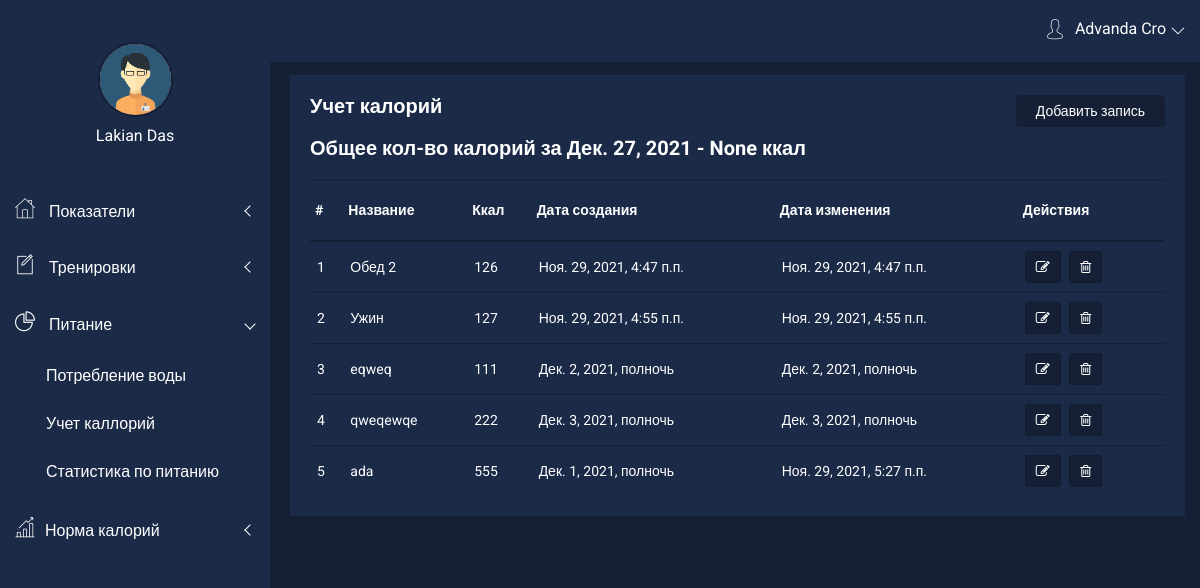
The page /dashboard/food (signed in) on the database its author committed.
### core/models/body_params.py (models this page shows)
class UserFood(models.Model):
    date_created = models.DateTimeField(verbose_name='Дата создания', auto_now_add=True)
    date_updated = models.DateTimeField(verbose_name='Дата изменения', auto_now=True, null=True)
    title = models.CharField(max_length=100, verbose_name='Название')
    description = models.TextField(verbose_name='Описание', null=True)
    cal = models.IntegerField(verbose_name='Количество каллорий')
    user = models.ForeignKey(User, on_delete=models.CASCADE)

### tracker/views/views_food.py (the view)
# urls.py: path('food', views.foodIndex, name='foodIndex'),
def foodIndex(request):
    if 'user' in request.session:
        list_food = UserFood.objects.filter(user_id=request.session['user']).all()
        countAll = UserFood.objects.filter(user_id=request.session['user'], date_created__day=datetime.date.today().day).aggregate(Sum('cal'))
        return render(request, 'food/index.html', {'list_food': list_food, 'today': datetime.date.today(), 'countAll': countAll})
    else:
        return redirect('auth:auth')

### templates/food/index.html (shortened to what this page needs)
{% extends 'base/dashboard.html' %}
{% load static %}
{% block content %}
    <link rel="stylesheet" href="{% static 'dashboard/css/alerts.css' %}">
    <div class="product-status mg-b-30 mg-t-15" style="margin-left: 10px;">
        <div class="container-fluid">
            <div class="row">
                <div class="col-lg-12 col-md-12 col-sm-12 col-xs-12">
                    <div class="product-status-wrap">
                        <h4>Учет калорий</h4>
                        <div class="add-product">
                            <a href="{% url 'tracker:foodAdd' %}">Добавить запись</a>
                        </div>
                        <h4 style="color: white">Общее кол-во калорий за {{ today|date }} - {{ countAll.cal__sum}} ккал</h4>
                        {% if not list_food %}
                            <h4>Записей нет</h4>
                        {% else %}
                            <table>
                                <tr>
                                    <th>#</th>
                                    <th>Название</th>
                                    <th>Ккал</th>
                                    <th>Дата создания</th>
                                    <th>Дата изменения</th>
                                    <th>Действия</th>
                                </tr>
                                {% for item in list_food %}
                                    <tr>
                                        <td>{{ forloop.counter }}</td>
                                        <td>{{ item.title }}</td>
                                        <td>{{ item.cal }}</td>
                                        <td>{{ item.date_created }}</td>
                                        <td>{{ item.date_updated|default_if_none:"--" }}</td>
                                        <td>
                                            <button data-toggle="tooltip" title="Изменить" class="pd-setting-ed"
                                                    onclick="window.location.href='{% url 'tracker:foodUpdate' id=item.id %}'">
                                                <i class="fa fa-pencil-square-o" aria-hidden="true"></i>
                                            </button>
                                            <button data-toggle="tooltip" title="Удалить" class="pd-setting-ed"
                                                    onclick="window.location.href='{% url 'tracker:foodDelete' id=item.id %}'">
                                                <i class="fa fa-trash-o" aria-hidden="true"></i>
                                            </button>
                                        </td>
                                    </tr>
                                {% endfor %}
                            </table>
                        {% endif %}
                    </div>
                </div>
            </div>
        </div>
    </div>
{% endblock %}

### static/dashboard/css/main.css (style rules this page uses)
html { color: #222; font-size: 1em; line-height: 1.4; }

### rows shown on the page
UserFood: title "Обед 2", cal "126", date_created "Ноя. 29, 2021, 4:47 п.п.", date_updated "Ноя. 29, 2021, 4:47 п.п."
UserFood: title "Ужин", cal "127", date_created "Ноя. 29, 2021, 4:55 п.п.", date_updated "Ноя. 29, 2021, 4:55 п.п."
UserFood: title "eqweq", cal "111", date_created "Дек. 2, 2021, полночь", date_updated "Дек. 2, 2021, полночь"
UserFood: title "qweqewqe", cal "222", date_created "Дек. 3, 2021, полночь", date_updated "Дек. 3, 2021, полночь"
UserFood: title "ada", cal "555", date_created "Дек. 1, 2021, полночь", date_updated "Ноя. 29, 2021, 5:27 п.п."

### other values the page prints
{{ countAll.cal__sum }} "None"
